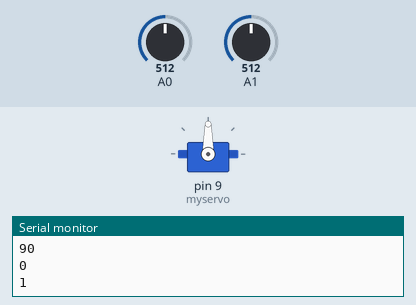
Recording of a sketch running on a simulated Arduino Uno, built with avr-gcc and run on an emulated ATmega328P. Shown: servo, the last lines printed to the serial monitor. Inputs (shaded band) come from the test bench; at power-on: A0 = 512, A1 = 512.

Above: at 1.2 s.
1.3 s: A0 set to 542
At 4.2 s:
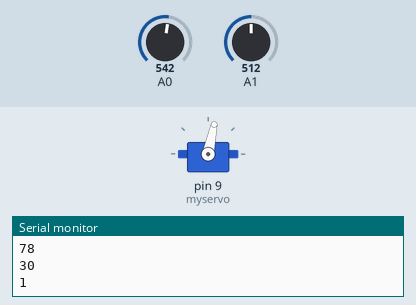
4.3 s: A1 set to 716
7.3 s: A1 set to 511
10.3 s: A0 set to 511
At 12.2 s:
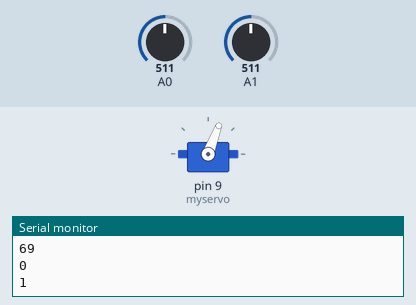
12.6 s: A0 set to 716
At 15.9 s:
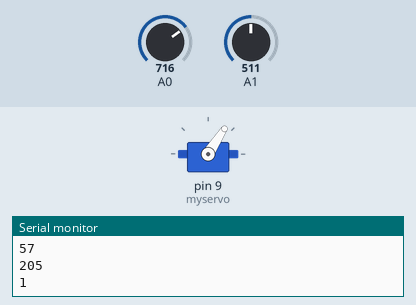
Timing chart, 0 to 24.7 s (numbered marks = the images above; inputs shaded):
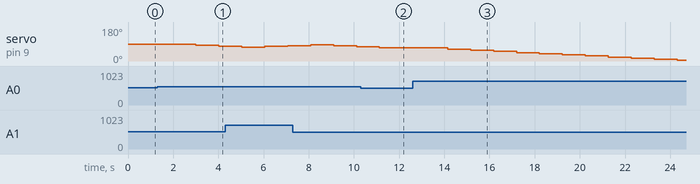

Measured:
- the behaviour switches between 526 and 527 on A0 (found by bisection; images 0 and 1)
- after the input at 1.3 s, servo on pin 9 (myservo): 90° → 84° after 1.7 s, → 78° 1.0 s later
- after the input at 10.3 s, servo on pin 9 (myservo): goes on until 11.1 s, then stays 69°
- after the input at 12.6 s, servo on pin 9 (myservo): moves from 69° to 3° over 10.2 s, starting after 1.5 s

The sketch:

sketch_jun14b.ino
```cpp
#include <Servo.h>  //伺服馬達
Servo myservo;
int z = 90, i, w;
void setup() {
  myservo.attach(9);
  Serial.begin(9600);
  Serial.print("Start\n");
  //myservo.write(90);
}

void loop() {

  int x = analogRead(A0);
  int y = analogRead(A1);
  i = x - y;
  if (i > 20 || i > -20) {
    w = 1;
  }
  while (w = 1) {
    int x = analogRead(A0);
    int y = analogRead(A1);
    Serial.print(x);
    Serial.print("\n");
    Serial.print(y);
    Serial.print("\n");
    Serial.print(z);
    Serial.print("\n");
    Serial.print(i);
    Serial.print("\n");
    Serial.print(w);
    Serial.print("\n\n");

    delay(1000);
    if (i < 15 && i>-15) {
      w = w-1;
      break;
    } else {
      if (x < y) {
        z = z + 5.6;
        myservo.write(z);
        delay(15);
      } else if (x > y) {
        z = z - 5.6;
        myservo.write(z);
        delay(15);
      }
    }
    i = x - y;
  }
  Serial.print("NED\n");
}
```
